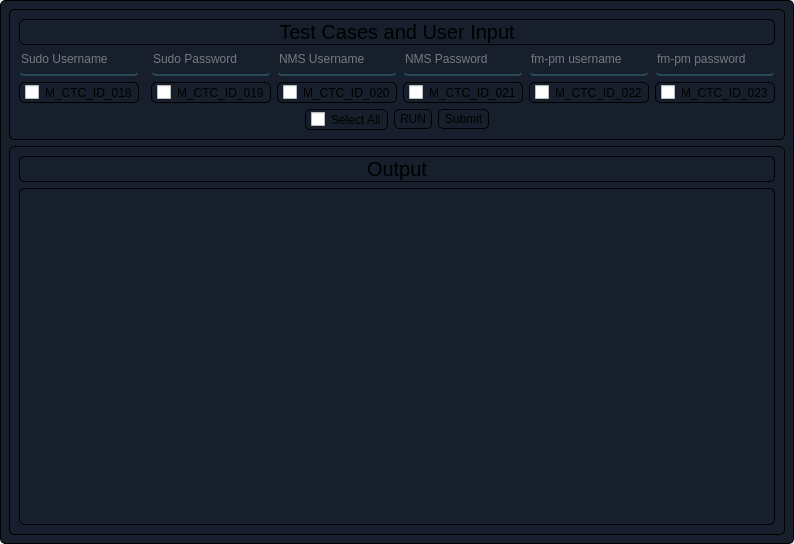
<?xml version="1.0" encoding="UTF-8"?>
<ui version="4.0">
 <class>Access_Control</class>
 <widget class="QMainWindow" name="Access_Control">
  <property name="geometry">
   <rect>
    <x>0</x>
    <y>0</y>
    <width>655</width>
    <height>544</height>
   </rect>
  </property>
  <property name="windowTitle">
   <string>MainWindow</string>
  </property>
  <widget class="QWidget" name="newWindow">
   <property name="styleSheet">
    <string notr="true">*{
	border:1px solid whilte;
	border-radius:5px;
}
#newWindow,#consoleEdit{
	background-color: #161f2b;
}
QCheckBox, QPushButton{
	padding:2px 5px;
}
QLineEdit{background-color: rgba(0,0,0,0);
	border:none;
	border-bottom:2px solid rgba(46,82,101,200);
	color: rgb(214, 214, 214);
	padding-bottom:7px;
}
#buttons{
	border:none;}</string>
   </property>
   <layout class="QVBoxLayout" name="verticalLayout">
    <item>
     <widget class="QFrame" name="InputFrame">
      <property name="frameShape">
       <enum>QFrame::StyledPanel</enum>
      </property>
      <property name="frameShadow">
       <enum>QFrame::Raised</enum>
      </property>
      <layout class="QGridLayout" name="gridLayout">
       <item row="0" column="0" colspan="7">
        <widget class="QLabel" name="InputLabel">
         <property name="font">
          <font>
           <pointsize>15</pointsize>
          </font>
         </property>
         <property name="text">
          <string>Test Cases and User Input</string>
         </property>
         <property name="alignment">
          <set>Qt::AlignCenter</set>
         </property>
        </widget>
       </item>
       <item row="1" column="6">
        <widget class="QLineEdit" name="fmpmpswrd">
         <property name="placeholderText">
          <string>fm-pm password</string>
         </property>
        </widget>
       </item>
       <item row="10" column="0" colspan="7" alignment="Qt::AlignHCenter">
        <widget class="QFrame" name="buttons">
         <property name="frameShape">
          <enum>QFrame::StyledPanel</enum>
         </property>
         <property name="frameShadow">
          <enum>QFrame::Raised</enum>
         </property>
         <layout class="QHBoxLayout" name="horizontalLayout">
          <property name="spacing">
           <number>6</number>
          </property>
          <property name="leftMargin">
           <number>0</number>
          </property>
          <property name="topMargin">
           <number>0</number>
          </property>
          <property name="rightMargin">
           <number>0</number>
          </property>
          <property name="bottomMargin">
           <number>0</number>
          </property>
          <item>
           <widget class="QCheckBox" name="S_all">
            <property name="text">
             <string>Select All</string>
            </property>
           </widget>
          </item>
          <item>
           <widget class="QPushButton" name="runButton">
            <property name="text">
             <string>RUN</string>
            </property>
            <property name="icon">
             <iconset resource="resource.qrc">
              <normaloff>:/icons/icons/play.svg</normaloff>:/icons/icons/play.svg</iconset>
            </property>
           </widget>
          </item>
          <item>
           <widget class="QPushButton" name="submitBtn">
            <property name="text">
             <string>Submit</string>
            </property>
            <property name="icon">
             <iconset resource="resource.qrc">
              <normaloff>:/icons/icons/zap.svg</normaloff>:/icons/icons/zap.svg</iconset>
            </property>
           </widget>
          </item>
         </layout>
        </widget>
       </item>
       <item row="1" column="5">
        <widget class="QLineEdit" name="fmpmuser">
         <property name="placeholderText">
          <string>fm-pm username</string>
         </property>
        </widget>
       </item>
       <item row="1" column="0">
        <widget class="QLineEdit" name="sudouser">
         <property name="placeholderText">
          <string>Sudo Username</string>
         </property>
        </widget>
       </item>
       <item row="1" column="4">
        <widget class="QLineEdit" name="nmspswrd">
         <property name="placeholderText">
          <string>NMS Password</string>
         </property>
        </widget>
       </item>
       <item row="1" column="3">
        <widget class="QLineEdit" name="nmsuser">
         <property name="text">
          <string/>
         </property>
         <property name="placeholderText">
          <string>NMS Username</string>
         </property>
        </widget>
       </item>
       <item row="1" column="2">
        <widget class="QLineEdit" name="sudopswrd">
         <property name="placeholderText">
          <string>Sudo Password</string>
         </property>
        </widget>
       </item>
       <item row="2" column="0">
        <widget class="QCheckBox" name="TC_018">
         <property name="styleSheet">
          <string notr="true"/>
         </property>
         <property name="text">
          <string>M_CTC_ID_018</string>
         </property>
        </widget>
       </item>
       <item row="2" column="2">
        <widget class="QCheckBox" name="TC_019">
         <property name="text">
          <string>M_CTC_ID_019</string>
         </property>
        </widget>
       </item>
       <item row="2" column="3">
        <widget class="QCheckBox" name="TC_020">
         <property name="text">
          <string>M_CTC_ID_020</string>
         </property>
        </widget>
       </item>
       <item row="2" column="4">
        <widget class="QCheckBox" name="TC_021">
         <property name="text">
          <string>M_CTC_ID_021</string>
         </property>
        </widget>
       </item>
       <item row="2" column="5">
        <widget class="QCheckBox" name="TC_022">
         <property name="text">
          <string>M_CTC_ID_022</string>
         </property>
        </widget>
       </item>
       <item row="2" column="6">
        <widget class="QCheckBox" name="TC_023">
         <property name="text">
          <string>M_CTC_ID_023</string>
         </property>
        </widget>
       </item>
      </layout>
     </widget>
    </item>
    <item>
     <widget class="QFrame" name="OutputFrame">
      <property name="frameShape">
       <enum>QFrame::StyledPanel</enum>
      </property>
      <property name="frameShadow">
       <enum>QFrame::Raised</enum>
      </property>
      <layout class="QVBoxLayout" name="verticalLayout_2">
       <item alignment="Qt::AlignTop">
        <widget class="QLabel" name="outputLabel">
         <property name="font">
          <font>
           <pointsize>15</pointsize>
          </font>
         </property>
         <property name="text">
          <string>Output</string>
         </property>
         <property name="alignment">
          <set>Qt::AlignCenter</set>
         </property>
        </widget>
       </item>
       <item>
        <widget class="QTextEdit" name="consoleEdit"/>
       </item>
      </layout>
     </widget>
    </item>
   </layout>
  </widget>
 </widget>
 <resources>
  <include location="resource.qrc"/>
 </resources>
 <connections/>
</ui>
